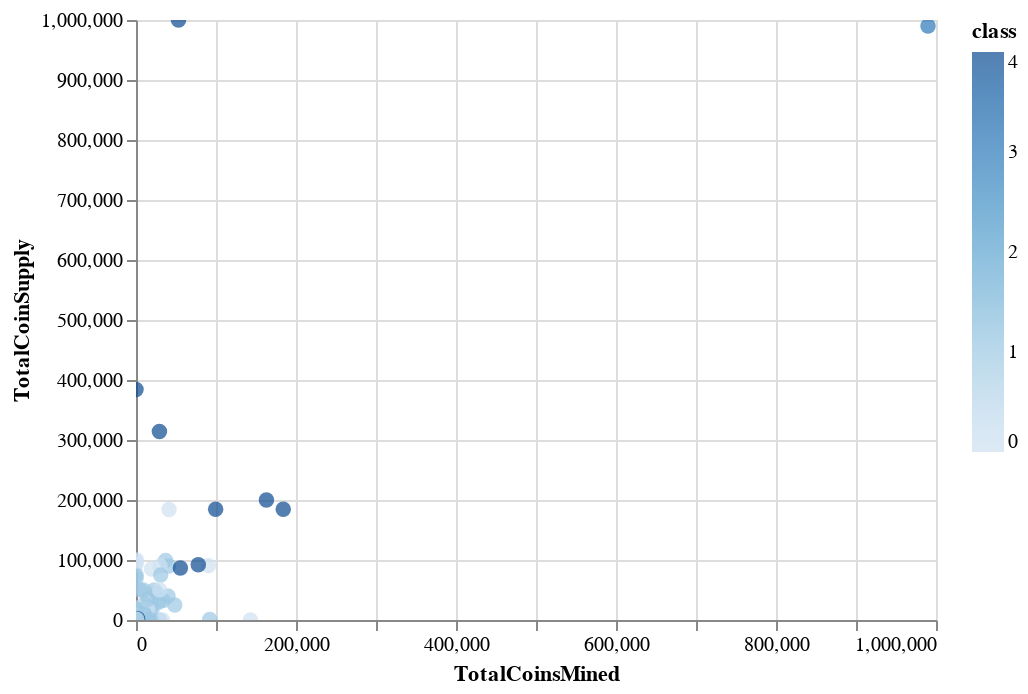

The notebook cell this image was saved under:
### Code cell
# altair scatter plot to visualize the tradable cryptocurrencies

alt.Chart(clustered_df).mark_circle(size=60).encode(
    x='TotalCoinsMined',
    y='TotalCoinSupply',
    color='class',
    tooltip=["CoinName", "Algorithm","ProofType","class"]
).interactive()

### Figure 1 — Vega-Lite specification as saved in the notebook (floating-point values rounded to 4 significant figures; data arrays with more than 128 entries replaced by an {"elided": "..."} marker saying what was removed)
{"config": {"view": {"continuousWidth": 400, "continuousHeight": 300}}, "data": {"name": "data-7e57a815987867f6e64e93e2dcefce2a"}, "mark": {"type": "circle", "size": 60}, "encoding": {"color": {"type": "quantitative", "field": "class"}, "tooltip": [{"type": "nominal", "field": "CoinName"}, {"type": "nominal", "field": "Algorithm"}, {"type": "nominal", "field": "ProofType"}, {"type": "quantitative", "field": "class"}], "x": {"type": "quantitative", "field": "TotalCoinsMined"}, "y": {"type": "quantitative", "field": "TotalCoinSupply"}}, "selection": {"selector015": {"type": "interval", "bind": "scales", "encodings": ["x", "y"]}}, "$schema": "https://vega.github.io/schema/vega-lite/v4.8.1.json", "datasets": {"data-7e57a815987867f6e64e93e2dcefce2a": {"elided": "532 records"}}}
